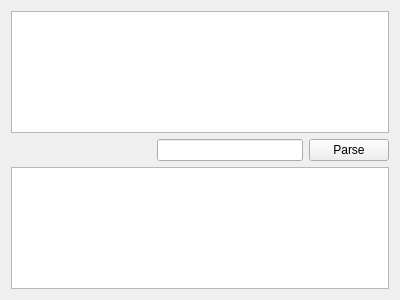
<?xml version="1.0" encoding="UTF-8"?>
<ui version="4.0">
 <class>Widget</class>
 <widget class="QWidget" name="Widget">
  <property name="geometry">
   <rect>
    <x>0</x>
    <y>0</y>
    <width>400</width>
    <height>300</height>
   </rect>
  </property>
  <property name="windowTitle">
   <string>Widget</string>
  </property>
  <layout class="QVBoxLayout" name="verticalLayout">
   <item>
    <widget class="QPlainTextEdit" name="plainTextEdit"/>
   </item>
   <item>
    <layout class="QHBoxLayout" name="horizontalLayout">
     <item>
      <spacer name="horizontalSpacer">
       <property name="orientation">
        <enum>Qt::Horizontal</enum>
       </property>
       <property name="sizeHint" stdset="0">
        <size>
         <width>40</width>
         <height>20</height>
        </size>
       </property>
      </spacer>
     </item>
     <item>
      <widget class="QLineEdit" name="lineEdit"/>
     </item>
     <item>
      <widget class="QPushButton" name="parseButton">
       <property name="text">
        <string>Parse</string>
       </property>
      </widget>
     </item>
    </layout>
   </item>
   <item>
    <widget class="QListWidget" name="listWidget"/>
   </item>
  </layout>
 </widget>
 <layoutdefault spacing="6" margin="11"/>
 <resources/>
 <connections/>
</ui>
